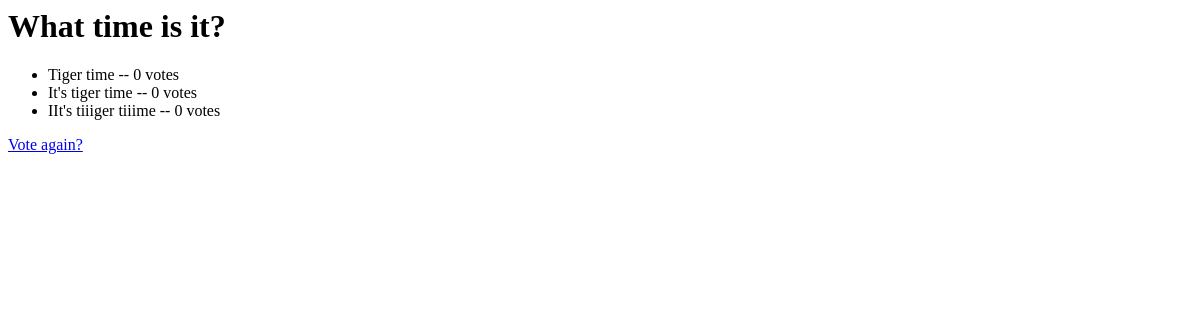
/polls/1/results/, run on an earlier commit of the app's database.
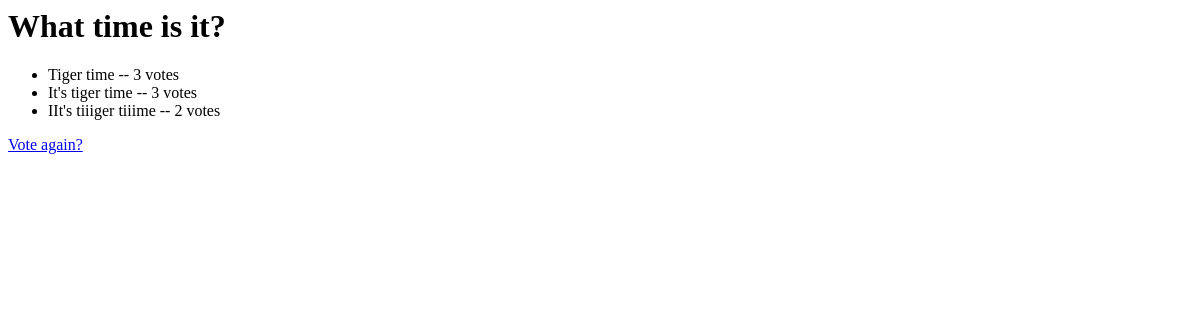
And on a later commit of the database.
### polls/models.py (models this page shows, shortened)
class Choice(models.Model):
    question = models.ForeignKey(Question, on_delete=models.CASCADE)
    choice_text = models.CharField(max_length=200)
    votes = models.IntegerField(default=0)

### polls/views.py (the view)
# urls.py: path("<int:question_id>/results/", views.results, name="results"),
def results(request, question_id):
    question = get_object_or_404(Question, pk=question_id)
    return render(request, "polls/results.html", {"question": question})

### polls/templates/polls/results.html
<h1>{{question.question_text}}</h1>
<ul>
  {% for choice in question.choice_set.all %}
  <li>
    {{choice.choice_text}} -- {{choice.votes}} vote{{choice.votes|pluralize}}
  </li>
  {% endfor %}
</ul>
<a href="{% url 'polls:detail' question.id %}">Vote again?</a>

What changed in the data, as far as the page shows it:
changed Choice "Tiger time": votes "0" → "3"
changed Choice "It's tiger time": votes "0" → "3"
changed Choice "IIt's tiiiger tiiime": votes "0" → "2"
